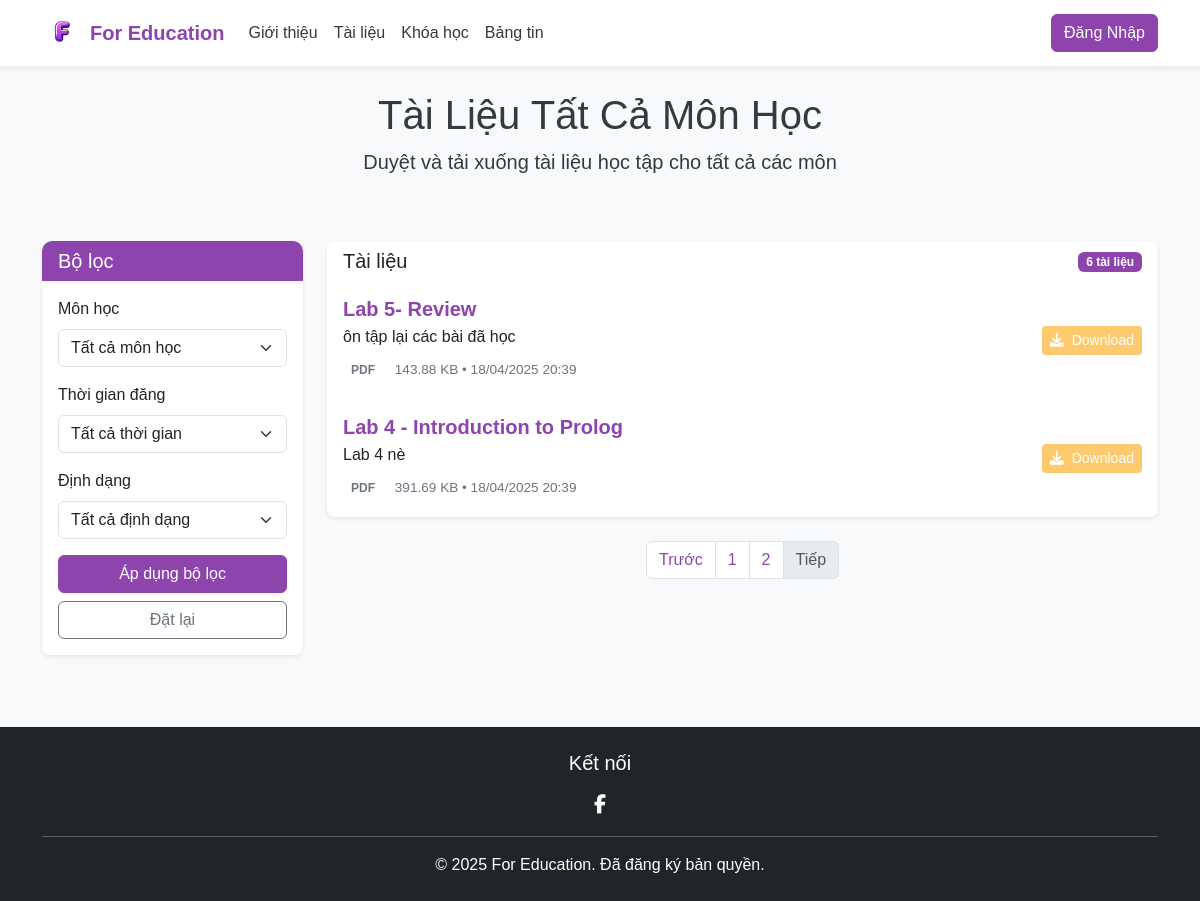
/index.php?act=tailieu&page=3, run on the app's committed database.
### tables this page shows
CREATE TABLE `documents` (
  `id` int(11) NOT NULL,
  `title` varchar(255) NOT NULL,
  `description` text DEFAULT NULL,
  `format` varchar(20) DEFAULT NULL,
  `file_size` bigint(20) NOT NULL,
  `file_path` varchar(255) NOT NULL,
  `uploader_id` int(11) DEFAULT NULL,
  `class_id` int(11) DEFAULT NULL,
  `upload_date` datetime DEFAULT current_timestamp(),
  `danhmuc` varchar(100) DEFAULT NULL,
  `monhoc` varchar(100) DEFAULT NULL,
  `lophoc` varchar(255) DEFAULT NULL
);

### models/pdo.php (called while the page is built, shortened)
<?php
function pdo_get_connection() {
    $dburl = "mysql:host=localhost;dbname=education;charset=utf8";
    $username = "root";
    $password = "";
    try {
        $pdo = new PDO($dburl, $username, $password);
        $pdo->setAttribute(PDO::ATTR_ERRMODE, PDO::ERRMODE_EXCEPTION);
        return $pdo;
    } catch (PDOException $e) {
        die("Connection failed: " . $e->getMessage());
    }
}
function pdo_query($sql){
    $sql_args = array_slice(func_get_args(), 1);
    try{
        $conn = pdo_get_connection();
        $stmt = $conn->prepare($sql);
        $stmt->execute($sql_args);
        $rows = $stmt->fetchAll();
        return $rows;
    }
    catch(PDOException $e){
        throw $e;
    }
    finally{
        unset($conn);
    }
}

### models/tailieu.php (called while the page is built, shortened)
<?php
require_once 'pdo.php';
function layDanhSachDocuments($filters = []) {
    $sql = "SELECT * FROM documents WHERE 1=1";
    $params = [];
    $sql .= " ORDER BY upload_date DESC";
    try {
        $documents = pdo_query($sql, ...$params);
        foreach ($documents as &$doc) {
            $doc['file_size_readable'] = chuyenDoiKichThuocFile($doc['file_size']);
        }
        return $documents;
    } catch (PDOException $e) {
        error_log("Lỗi truy vấn: " . $e->getMessage());
        return [];
    }
}
function chuyenDoiKichThuocFile($bytes) {
    $units = ['Byte', 'KB', 'MB', 'GB', 'TB'];
    $i = floor(log($bytes, 1024));
    return round($bytes / pow(1024, $i), 2) . ' ' . $units[$i];
}
?>

### view/DocumentListPage.php (the view, shortened to what this page needs)
<?php
require_once 'models/tailieu.php';
$filters = [
    'monhoc' => trim($_GET['monhoc'] ?? ''),
    'format' => $_GET['format'] ?? '',
    'thoigian' => $_GET['thoigian'] ?? '',
    'tungay' => '',
    'denngay' => ''
];
$documents = layDanhSachDocuments($filters);
$itemsPerPage = 4;
$totalDocuments = count($documents);
$totalPages = ceil($totalDocuments / $itemsPerPage);
$currentPage = isset($_GET['page']) && is_numeric($_GET['page']) ? max(1, (int)$_GET['page']) : 1;
$currentPage = min($currentPage, $totalPages);
$startIndex = ($currentPage - 1) * $itemsPerPage;
$documentsOnPage = array_slice($documents, $startIndex, $itemsPerPage);
$current_url = $_SERVER['PHP_SELF'] . '?act=tailieu';
?>
<header class="bg-light py-4">
    <div class="container">
        <?php
        $title = 'Tài Liệu ';
        $desc = 'Duyệt và tải xuống tài liệu học tập ';
        if (!empty($filters['monhoc'])) {
            $title .= htmlspecialchars($filters['monhoc']);
            $desc .= 'cho môn ' . htmlspecialchars($filters['monhoc']);
        } else {
            $title .= 'Tất Cả Môn Học';
            $desc .= 'cho tất cả các môn';
        }
        ?>
        <h1 class="text-center"><?= $title ?></h1>
        <p class="text-center lead"><?= $desc ?></p>
    </div>
</header>
<main class="container my-4">
    <div class="row">
        <div class="col-lg-3 mb-4">
            <div class="card shadow-sm">
                <div class="card-header bg-primary text-white">
                    <h5 class="mb-0">Bộ lọc</h5>
                </div>
                <div class="card-body">
                    <form method="GET" action="<?= $_SERVER['PHP_SELF'] ?>">
                        <div class="mb-3">
                            <label for="monhoc-filter" class="form-label">Môn học</label>
                            <select class="form-select" id="monhoc-filter" name="monhoc">
                                <option value="">Tất cả môn học</option>
                            </select>
                        </div>
                        <div class="mb-3">
                            <label for="thoigian-filter" class="form-label">Thời gian đăng</label>
                            <select class="form-select" id="thoigian-filter" name="thoigian">
                                <option value="">Tất cả thời gian</option>
                            </select>
                        </div>
                        <div class="mb-3">
                            <label for="format-filter" class="form-label">Định dạng</label>
                            <select class="form-select" id="format-filter" name="format">
                                <option value="">Tất cả định dạng</option>
                            </select>
                        </div>
                        <div class="d-grid gap-2">
                            <button type="submit" class="btn btn-primary">Áp dụng bộ lọc</button>
                            <a href="DocumentListPage.php" class="btn btn-outline-secondary">Đặt lại</a>
                        </div>
                    </form>
                </div>
            </div>
        </div>
        <div class="col-lg-9">
            <div class="card shadow-sm mb-4">
                <div class="card-header bg-white">
                    <div class="row align-items-center">
                        <div class="col">
                            <h5 class="mb-0">Tài liệu</h5>
                        </div>
                        <div class="col-auto">
                            <span class="badge bg-primary"><?= $totalDocuments ?> tài liệu</span>
                        </div>
                    </div>
                </div>
                <div class="card-body p-0">
                    <?php if (empty($documentsOnPage)): ?>
                        <div class="list-group-item document-item p-3 text-center">
                            <i class="fas fa-folder-open fa-2x text-muted mb-2"></i>
                            <p class="mb-0">Không tìm thấy tài liệu nào phù hợp</p>
                        </div>
                    <?php else: ?>
                        <?php foreach ($documentsOnPage as $doc): ?>
                            <div class="list-group-item document-item p-3">
                                <div class="row align-items-center">
                                    <div class="col-md-8">
                                        <h5 class="document-title"><?= htmlspecialchars($doc['title']) ?></h5>
                                        <p class="document-description mb-2"><?= htmlspecialchars($doc['description']) ?></p>
                                        <div class="document-meta">
                                            <span class="document-format format-<?= $doc['format'] ?>"><?= strtoupper($doc['format']) ?></span>
                                            <span class="document-size"><?= $doc['file_size_readable'] ?></span> •
                                            <span class="document-date"><?= $doc['upload_date_formatted'] ?></span>
                                        </div>
                                    </div>
                                    <div class="col-md-4 text-md-end document-actions">
                                        <a href="../edu/models/download.php?id=<?= $doc['id'] ?>" class="btn btn-sm btn-download">
                                            <i class="fas fa-download me-1"></i> Download
                                        </a>
                                    </div>
                                </div>
                            </div>
                        <?php endforeach; ?>
                    <?php endif; ?>
                </div>
            </div>
            <nav aria-label="Phân trang tài liệu">
                <ul class="pagination justify-content-center" id="pagination">
                    <li class="page-item <?= ($currentPage <= 1) ? 'disabled' : '' ?>">
                        <a class="page-link" href="<?= $current_url . '&page=' . ($currentPage - 1) ?>">Trước</a>
                    </li>
                    <?php for ($i = 1; $i <= $totalPages; $i++): ?>
                        <li class="page-item <?= ($i === $currentPage) ? 'active' : '' ?>">
                            <a class="page-link" href="<?= $current_url . '&page=' . $i ?>"><?= $i ?></a>
                        </li>
                    <?php endfor; ?>
                    <li class="page-item <?= ($currentPage >= $totalPages) ? 'disabled' : '' ?>">
                        <a class="page-link" href="<?= $current_url . '&page=' . ($currentPage + 1) ?>">Tiếp</a>
                    </li>
                </ul>
            </nav>
        </div>
    </div>
</main>

### layout/css/index.css (style rules this page uses)
:root { --primary: #8E44AD; --background: #F8F9FA; --text: #343A40; --accent: #FDCB6E; }
body { background-color: var(--background); color: var(--text); font-family: -apple-system, BlinkMacSystemFont, "Segoe UI", Roboto, Helvetica, Arial, sans-serif; }
.btn-primary { background-color: var(--primary); border-color: var(--primary); }

### layout/css/myclass.css (style rules this page uses)
:root { --primary-color: #8E44AD; --background-color: #F8F9FA; --text-color: #343A40; --accent-color: #FDCB6E; }
body { background-color: var(--background-color); color: var(--text-color); font-family: 'Segoe UI', Tahoma, Geneva, Verdana, sans-serif; }
.card-header { border-radius: 10px 10px 0 0 !important; }
.bg-primary { background-color: var(--primary-color) !important; }
.btn-primary { background-color: var(--primary-color); border-color: var(--primary-color); }

### layout/css/DocumentListPage.css (style rules this page uses)
:root { --primary: #8E44AD; --background: #F8F9FA; --text: #343A40; --accent: #FDCB6E; }
body { background-color: var(--background); color: var(--text); font-family: 'Arial', sans-serif; }
.bg-primary { background-color: var(--primary) !important; }
.btn-primary { background-color: var(--primary); border-color: var(--primary); }
.card { border: none; border-radius: 8px; overflow: hidden; }
.card-header { border-bottom: none; }
.document-item { transition: transform 0.2s, box-shadow 0.2s; border-left: 0; border-right: 0; }
.document-item:first-child { border-top: 0; }
.document-item:last-child { border-bottom: 0; }
.document-title { color: var(--primary); font-weight: 600; margin-bottom: 0.25rem; }
.document-meta { font-size: 0.85rem; color: #6c757d; }
.document-date { color: #6c757d; }
.document-format { display: inline-block; padding: 0.25rem 0.5rem; border-radius: 4px; font-size: 0.75rem; font-weight: bold; margin-right: 0.5rem; }
.btn-download { color: white; background-color: var(--accent); border: none; border-radius: 4px; transition: background-color 0.2s; }
.page-link { color: var(--primary); }

### data on the page
documents: title "Lab 5- Review", description "ôn tập lại các bài đã học", format "PDF", file_size_readable "143.88 KB", upload_date_formatted "18/04/2025 20:39"
documents: title "Lab 4 - Introduction to Prolog", description "Lab 4 nè", format "PDF", file_size_readable "391.69 KB", upload_date_formatted "18/04/2025 20:39"

### other printed values
$title "Tài Liệu Tất Cả Môn Học"
$desc "Duyệt và tải xuống tài liệu học tập cho tất cả các môn"
$totalDocuments "6"
